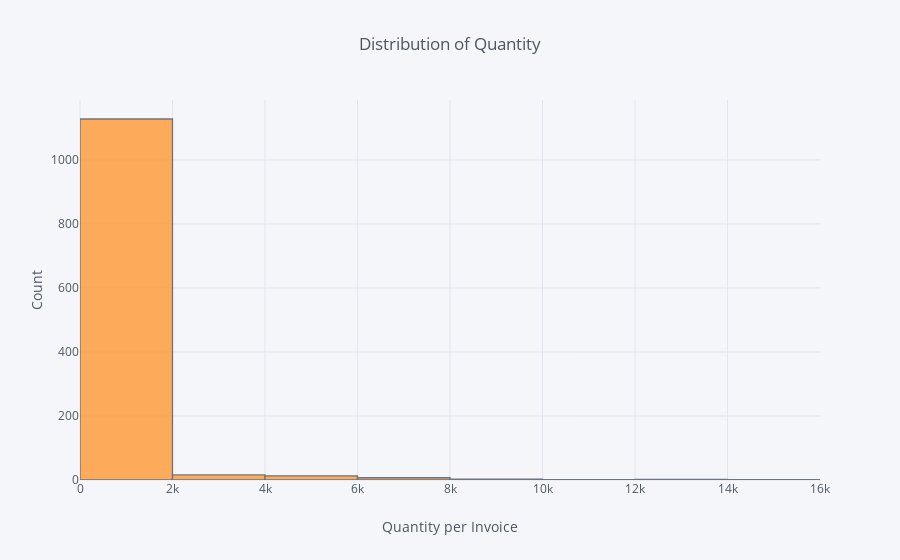

Notebook source saved alongside this figure:
### Markdown cell above
## 4. Create a set of interactive histograms showing the distributions of quantity per invoice for the following countries: EIRE, Germany, France, and Netherlands.

### Code cell
report_4 = data[(data.Country == 'EIRE') | 
                (data.Country == 'Germany') | 
                (data.Country == 'France') | 
                (data.Country == 'Netherlands')]


report_4 = report_4.pivot_table(values='Quantity',index=['InvoiceNo', 'Country'], aggfunc='sum')
report_4 = report_4.reset_index()
report_4 = report_4.sort_values('Quantity', ascending=False)
report_4.iloc[:,1:]
report_4.iloc[:,2:].iplot(kind='hist', x='Quantity', title='Distribution of Quantity', xTitle='Quantity per Invoice', yTitle='Count', bins=10)

### Figure 1 — Plotly figure (JSON) as saved in the notebook; plotly's stock layout.template omitted (floating-point values rounded to 4 significant figures; data arrays with more than 128 entries replaced by an {"elided": "..."} marker saying what was removed)
{"data": [{"histfunc": "count", "histnorm": "", "marker": {"color": "rgba(255, 153, 51, 1.0)", "line": {"color": "#4D5663", "width": 1.3}}, "name": "Quantity", "nbinsx": 10, "opacity": 0.8, "orientation": "v", "type": "histogram", "uid": "1d28d1db-4c49-4726-bd8d-98ddd2e8a12d", "x": {"elided": "1171 int values"}}], "layout": {"barmode": "overlay", "legend": {"bgcolor": "#F5F6F9", "font": {"color": "#4D5663"}}, "paper_bgcolor": "#F5F6F9", "plot_bgcolor": "#F5F6F9", "title": {"font": {"color": "#4D5663"}, "text": "Distribution of Quantity"}, "xaxis": {"gridcolor": "#E1E5ED", "showgrid": true, "tickfont": {"color": "#4D5663"}, "title": {"font": {"color": "#4D5663"}, "text": "Quantity per Invoice"}, "zerolinecolor": "#E1E5ED"}, "yaxis": {"gridcolor": "#E1E5ED", "showgrid": true, "tickfont": {"color": "#4D5663"}, "title": {"font": {"color": "#4D5663"}, "text": "Count"}, "zerolinecolor": "#E1E5ED"}}}
